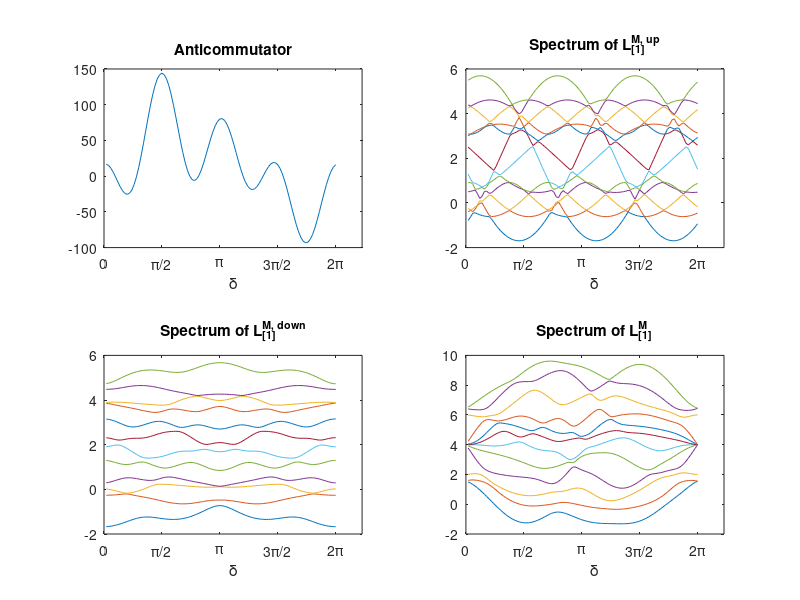

The MATLAB source for this figure:
% Triangle 4->1, 4->2, 4->3, 1->2, 2->3, 3->1 and 1->2->3
clear
%%% B1
% edges {1, 2}, {1, 3}, {2, 3}, {1, 4}, {2, 4}, {3, 4}
B1 = [-1 -1 0 -1 0 0; 
       1 0 -1 0 -1 0; 
       0 1 1 0 0 -1;
       0 0 0 1 1 1];

%%% B2 {1 2 3}, {1 3 4}, {1 2 4}, {2 3 4}
B2 = [ 1 0 1 0;
       -1 1 0 0;
       1 0 0 1;
       0 -1 -1 0;
       0 0 1 -1;
       0 1 0 1];

%% Undirected Version

% Hodge Laplacian
L0u = B1 * B1'; % 0-up Laplacian
L1d = B1' * B1; % 1-up Laplacian, n_edge*n_edge matrix
L1u = B2 * B2'; % 1-up Laplacian, n_edge*n_edge matrix
L2d = B2' * B2; % 2-down Laplacian, n_triangle*n_triangle matrix

% The undirected infered adjacency matrix
A0u = diag(diag(L0u)) - L0u; % this is the same as the standard adjacency matrix for standard graph
D1u = diag(diag(L1u));
A1u = D1u - L1u; % infered adjacency between edges
D1d = diag(diag(L1d));
A1d = D1d - L1d; % infered adjacency between edges
i1 = 1*i;
a = 1; b = 1; c = 1; d = 1;

% Triangle 1->2, 2->3, 3->1 and 1->2->3
x_grid = (2*pi/100) * linspace(1,100)
Tu = zeros(12, 12); Td = zeros(12, 12);
I = [1 0; 0 1]; sx = [0 1; 1 0]; sy = [0 -1i; 1i 0]; sz = [1 0;0 -1]; One = [1 1; 1 1];
for n=1:100
    delta=2*pi*n/100;
    Tu(1:6, 1:6) = [I a*exp(i1*delta)*I a*exp(-i1*delta)*I;
                     a*exp(-i1*delta)*I I a*exp(i1*delta)*I;
                     a*exp(i1*delta)*I a*exp(-i1*delta)*I I]
    
    Tu(1:6, 7:12) = [ b*exp(-i1*delta)*sx d*exp(i1*delta)*sz I;
                       d*exp(i1*delta)*sz I b*exp(-i1*delta)*sx;
                       I b*exp(-i1*delta)*sx d*exp(i1*delta)*sz];
        
    
    Tu(7:12, 1:6) = Tu(1:6, 7:12)';
        
    Tu(7:12, 7:12) = [I c*exp(-i1*delta)*sy c*exp(i1*delta)*sy;
                       c*exp(i1*delta)*sy I c*exp(-i1*delta)*sy;
                       c*exp(-i1*delta)*sy c*exp(i1*delta)*sy, I];
                  
    Lup = kron(D1u, I) - Tu.* kron(A1u, One);
    
    Td(1:6, 1:6) = [I a*exp(-i1*delta)*I a*exp(i1*delta)*I;
                     a*exp(i1*delta)*I I a*exp(-i1*delta)*I;
                     a*exp(-i1*delta)*I a*exp(i1*delta)*I I];
    
    Td(1:6, 7:12) = [ a*exp(i1*delta)*I d*sz I;
                       d*sz I a*exp(-i1*delta)*I;
                       I a*exp(-i1*delta)*I c*sy];
        
    
    Td(7:12, 1:6) = Td(1:6, 7:12)';
        
    Td(7:12, 7:12) = [I c*sy c*sy;
                         c*sy I c*sy;
                         c*sy c*sy, I];
  
    Ldown = kron(D1d, I) - Td.* kron(A1d, One);
                   
    anti_commutator(n)=sum(sum((Lup*Ldown-Ldown*Lup).^2)); % squared frobenius norm of anti-commutator
    lambda_up(n,:)=sort(eig((Lup)));
    lambda_down(n,:)=sort(eig((Ldown)));
    lambda_L(n,:)=sort(eig((Ldown+Lup)));
    hodge_norm1(n) = norm(Lup*Ldown,"fro") % frobenius norm of Lup*Ldown
    hodge_norm2(n) = norm(Ldown*Lup,"fro") % calculate  

end

figure
subplot(2,2,1);
plot(x_grid, anti_commutator)
title('Anticommutator');
xticks([0 pi/2 pi 3*pi/2 2*pi])
xticklabels({'0', '\pi/2', '\pi', '3\pi/2', '2\pi'})
% Add a label to the x-axis
xlabel('\delta')

subplot(2,2,2);
plot(x_grid, lambda_up(:,1))
hold on 
for l = 2:12
    plot(x_grid, lambda_up(:,l))
end
hold off
title('Spectrum of L_{[1]}^{M, up}');
xticks([0 pi/2 pi 3*pi/2 2*pi])
xticklabels({'0', '\pi/2', '\pi', '3\pi/2', '2\pi'})
% Add a label to the x-axis
xlabel('\delta')

subplot(2,2,3);
plot(x_grid, lambda_down(:,1))
hold on 
for l = 2:12
    plot(x_grid, lambda_down(:,l))
end
hold off
title('Spectrum of L_{[1]}^{M, down}');
xticks([0 pi/2 pi 3*pi/2 2*pi])
xticklabels({'0', '\pi/2', '\pi', '3\pi/2', '2\pi'})
% Add a label to the x-axis
xlabel('\delta')

subplot(2,2,4);
plot(x_grid, lambda_L(:,1))
hold on 
for l = 2:12
    plot(x_grid, lambda_L(:,l))
end
hold off
title('Spectrum of L_{[1]}^{M}');
xticks([0 pi/2 pi 3*pi/2 2*pi])
xticklabels({'0', '\pi/2', '\pi', '3\pi/2', '2\pi'})
% Add a label to the x-axis
xlabel('\delta')
%set(gca, 'FontSize', 14);
saveas(gcf, 'plots\case1.eps', 'epsc');


%figure
%plot(x_grid, hodge_norm1)
%title('Frobenius Norm of Lup*Ldown');

%figure
%plot(x_grid, hodge_norm2)
%title('Frobenius Norm of Ldown*Lup');
